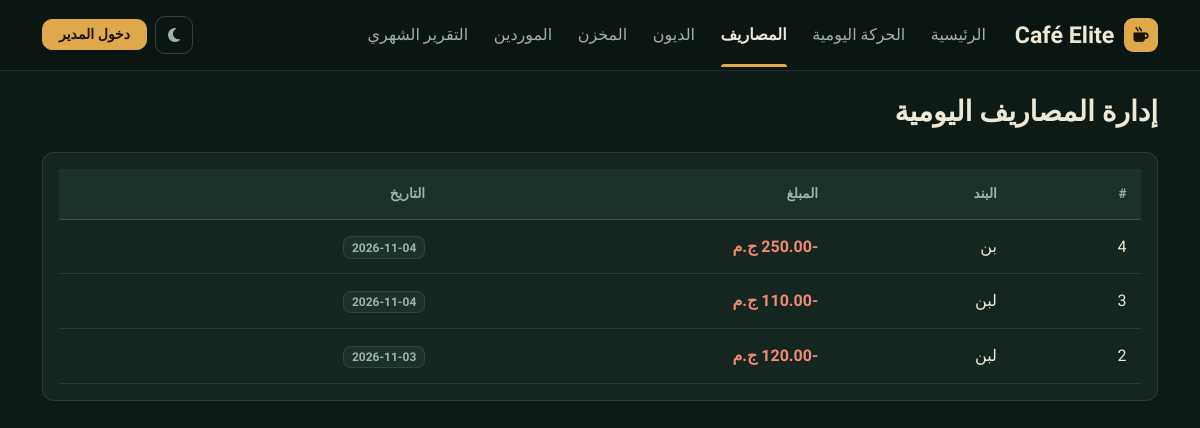
The page /expenses.php on the database its author committed.
### tables this page shows
CREATE TABLE `expenses` (
  `id` int(11) NOT NULL,
  `title` varchar(255) NOT NULL,
  `amount` decimal(10,2) NOT NULL,
  `date` date NOT NULL,
  `created_at` timestamp NOT NULL DEFAULT current_timestamp()
);

### expenses.php (the view, shortened to what this page needs)
<?php
include 'db.php';
$result = $conn->query("SELECT * FROM expenses ORDER BY date DESC, id DESC");
include 'header.php';
?>
<h3 class="mb-4 fw-bold">إدارة المصاريف اليومية</h3>
<div class="card p-3 shadow-sm">
    <table class="table table-hover align-middle mb-0">
        <thead class="table-dark">
            <tr>
                <th>#</th>
                <th>البند</th>
                <th>المبلغ</th>
                <th>التاريخ</th>
            </tr>
        </thead>
        <tbody>
            <?php while($row = $result->fetch_assoc()): ?>
            <tr>
                <td><?php echo $row['id']; ?></td>
                <td><?php echo htmlspecialchars($row['title']); ?></td>
                <td class="text-danger fw-bold">-<?php echo $row['amount']; ?> ج.م</td>
                <td><span class="badge bg-secondary"><?php echo $row['date']; ?></span></td>
            </tr>
            <?php endwhile; ?>
        </tbody>
    </table>
</div>
<?php include 'footer.php'; ?>

### style.css (style rules this page uses)
:root { --font-body: 'IBM Plex Sans Arabic', 'Cairo', system-ui, sans-serif; --font-display: 'El Messiri', 'Cairo', serif; --radius: 12px; }
[data-theme="dark"] { color-scheme: dark; --bg: #0e1a16; --bg-nav: #0b1612; --panel: #152620; --panel-2: #1c3129; --line: rgba(238, 232, 214, .10); --line-strong: rgba(238, 232, 214, .20); --ink: #eee8d6; --muted: #9fb2a7; --accent: #dfa94b; --accent-on: #1b1405; --accent-hover: #ebbb67; --accent-text: #e3b25a; --ok: #6cc79a; --bad: #f08a76; --info: #86bfd1; --inv-bg: #1c3129; --inv-ink: #eee8d6; --inv-muted: #9fb2a7; }
[data-theme] { --bs-body-bg: var(--bg); --bs-body-color: var(--ink); --bs-body-font-family: var(--font-body); --bs-heading-color: var(--ink); --bs-secondary-color: var(--muted); --bs-border-color: var(--line); --bs-link-color: var(--accent-text); --bs-link-hover-color: var(--accent-text); }
body { font-family: var(--font-body); background: var(--bg); color: var(--ink); line-height: 1.75; min-height: 100vh; margin: 0; padding-bottom: 48px; font-variant-numeric: tabular-nums; }
h1, h2, h3, h4 { font-family: var(--font-display); font-weight: 700; letter-spacing: 0; }
[data-theme] .text-danger { color: var(--bad) !important; }
.card { background: var(--panel) !important; color: var(--ink) !important; border: 1px solid var(--line) !important; border-radius: var(--radius); box-shadow: none !important; margin-bottom: 1.25rem; }
.table { --bs-table-color: var(--ink); --bs-table-bg: transparent; --bs-table-border-color: var(--line); --bs-table-hover-bg: color-mix(in srgb, var(--ink) 5%, transparent); --bs-table-hover-color: var(--ink); --bs-table-striped-bg: color-mix(in srgb, var(--ink) 3%, transparent); vertical-align: middle; color: var(--ink) !important; }
.table > :not(caption) > * > * { padding: .8rem .9rem; }
.table-dark, .table-secondary { --bs-table-bg: var(--panel-2); --bs-table-color: var(--muted); --bs-table-border-color: var(--line-strong); }
thead.table-dark th, .table-dark th { font-size: .85rem; font-weight: 600; color: var(--muted) !important; border-bottom: 1px solid var(--line-strong); }
.badge { font-weight: 600; border-radius: 8px; }
.badge.bg-secondary { background: var(--panel-2) !important; color: var(--muted) !important; border: 1px solid var(--line); }

### rows shown on the page
expenses: id "4", title "بن", amount "250.00", date "2026-11-04"
expenses: id "3", title "لبن", amount "110.00", date "2026-11-04"
expenses: id "2", title "لبن", amount "120.00", date "2026-11-03"

### other values the page prints
$cafe_name "Café Elite"
$label "الرئيسية"
$label "الحركة اليومية"
$label "المصاريف"
$label "الديون"
$label "المخزن"
$label "الموردين"
$label "التقرير الشهري"
